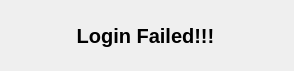
<?xml version="1.0" encoding="UTF-8"?>
<ui version="4.0">
 <class>LoginFailedWindow</class>
 <widget class="QDialog" name="LoginFailedWindow">
  <property name="geometry">
   <rect>
    <x>0</x>
    <y>0</y>
    <width>294</width>
    <height>71</height>
   </rect>
  </property>
  <property name="windowTitle">
   <string>Dialog</string>
  </property>
  <widget class="QLabel" name="label">
   <property name="geometry">
    <rect>
     <x>30</x>
     <y>10</y>
     <width>231</width>
     <height>51</height>
    </rect>
   </property>
   <property name="font">
    <font>
     <pointsize>15</pointsize>
     <weight>75</weight>
     <bold>true</bold>
    </font>
   </property>
   <property name="text">
    <string>Login Failed!!!</string>
   </property>
   <property name="alignment">
    <set>Qt::AlignCenter</set>
   </property>
  </widget>
 </widget>
 <resources/>
 <connections/>
</ui>
